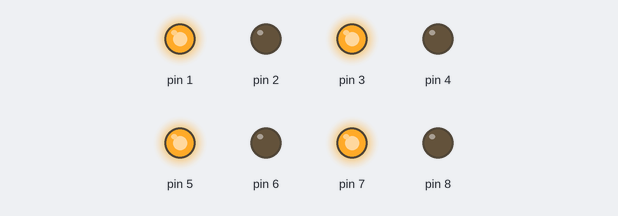
Bench run of a sketch on a simulated Arduino Uno, built with avr-gcc and run on an emulated ATmega328P. On the bench: output pins drawn as LEDs (lit = HIGH).

Above: at 0.5 s.
At 3.5 s:
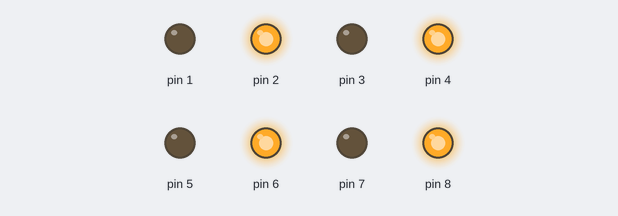
Timing chart, 0 to 4.6 s (numbered marks = the images above):
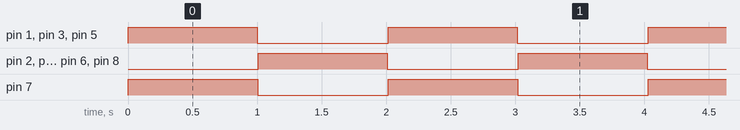

The sketch:

Blink_3.ino
```cpp
// the setup function runs once when you press reset or power the board
void setup() {
  // initialize digital pin LED_BUILTIN as an output.


  pinMode(8, OUTPUT);
  pinMode(7, OUTPUT);
  pinMode(6, OUTPUT);
  pinMode(5, OUTPUT);
  pinMode(4, OUTPUT);
  pinMode(3, OUTPUT);
  pinMode(2, OUTPUT);
  pinMode(1, OUTPUT);

}

// the loop function runs over and over again forever
void loop() {
  digitalWrite(1, HIGH);
  delay(1);
 digitalWrite(3, HIGH);
  delay(1);
  digitalWrite(5, HIGH);
  delay(1);
  digitalWrite(7, HIGH);
  delay(1000);
digitalWrite(1, LOW);
  delay(1);
 digitalWrite(3, LOW);
  delay(1);
  digitalWrite(5, LOW);
  delay(1);
  digitalWrite(7, LOW);
  delay(1);
    digitalWrite(2, HIGH);
  delay(1);
 digitalWrite(4, HIGH);
  delay(1);
  digitalWrite(6, HIGH);
  delay(1);
  digitalWrite(8, HIGH);
  delay(1000);
digitalWrite(2, LOW);
  delay(1);
 digitalWrite(4, LOW);
  delay(1);
  digitalWrite(6, LOW);
  delay(1);
  digitalWrite(8, LOW);
  delay(1);


}
```

Measured:
- by itself, pin 1–8: alternates HIGH for 1.0 s and LOW for 1.0 s
- by itself, everything shown: repeats every 2.0 s, in 4 steps
